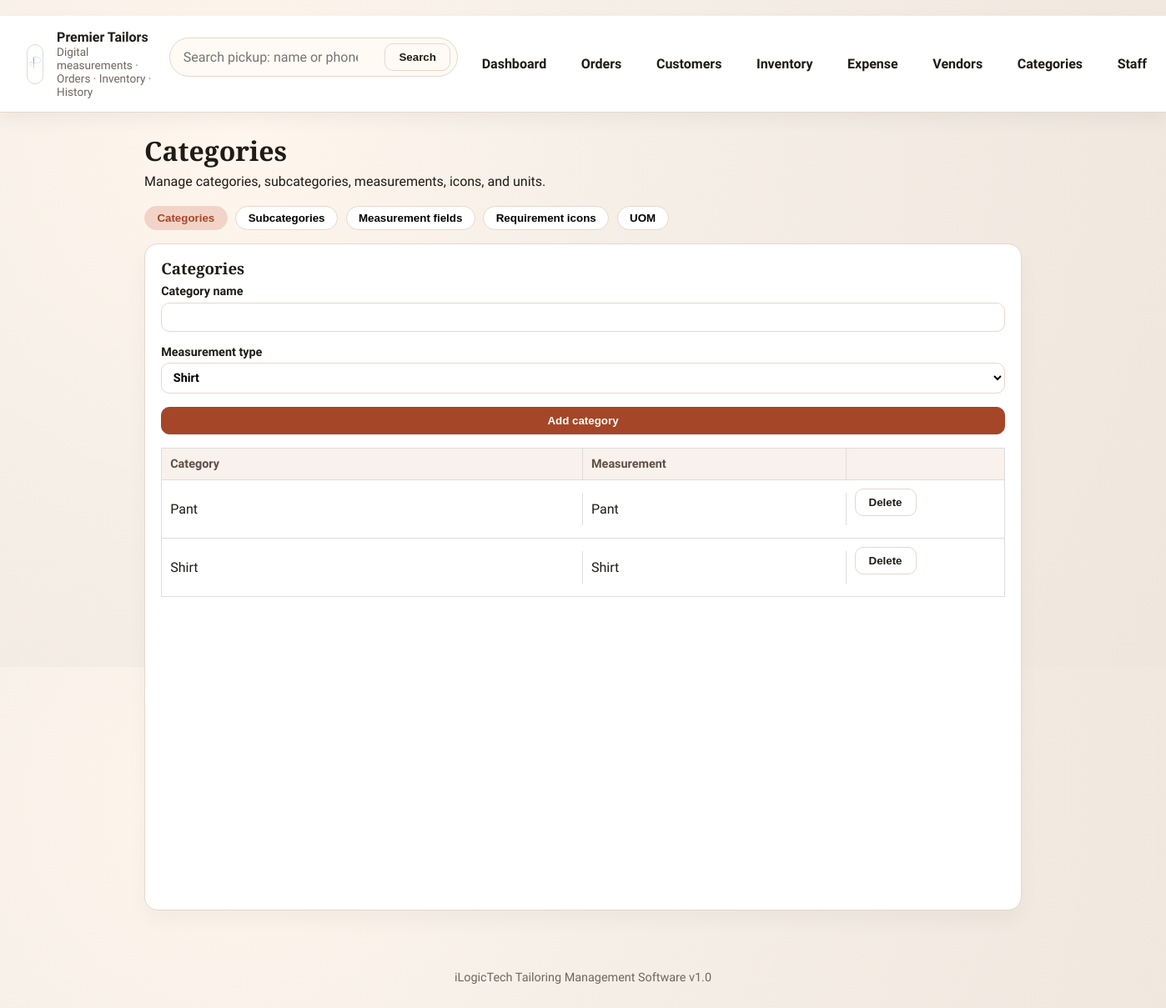
The page /categories on the database its author committed.
### tables this page shows
CREATE TABLE categories (
            id INTEGER PRIMARY KEY AUTOINCREMENT,
            name TEXT NOT NULL UNIQUE,
            measurement_type TEXT NOT NULL
        );

### app.py (the view, shortened to what this page needs)
@app.route("/categories", methods=["GET", "POST"])
def categories():
    conn = get_db()
    categories = conn.execute(
        "SELECT * FROM categories ORDER BY name"
    ).fetchall()
    subcategories = conn.execute(
        """
        SELECT s.*, c.name as category_name
        FROM subcategories s
        JOIN categories c ON c.id = s.category_id
        ORDER BY c.name, s.name
        """
    ).fetchall()
    measurement_fields = conn.execute(
        """
        SELECT f.*, s.name as subcategory_name, c.name as category_name
        FROM measurement_fields f
        JOIN subcategories s ON s.id = f.subcategory_id
        JOIN categories c ON c.id = s.category_id
        ORDER BY c.name, s.name, f.sort_order
        """
    ).fetchall()
    requirement_icons = conn.execute(
        "SELECT * FROM requirement_icons ORDER BY name"
    ).fetchall()
    uoms = conn.execute("SELECT * FROM uoms ORDER BY name").fetchall()
    field_map = {}
    for row in measurement_fields:
        field_map.setdefault(str(row["subcategory_id"]), {})[row["field_key"]] = row[
            "field_label"
        ]
    conn.close()
    return render_template(
        "categories.html",
        categories=categories,
        subcategories=subcategories,
        measurement_fields=measurement_fields,
        measurement_field_map=field_map,
        requirement_icons=requirement_icons,
        uoms=uoms,
    )

### app.py (called while the page is built)
def get_db() -> sqlite3.Connection:
    conn = sqlite3.connect(DB_PATH)
    conn.row_factory = sqlite3.Row
    return conn

@app.before_request
def ensure_db_ready() -> None:
    global _db_ready
    if not _db_ready:
        init_db()
        _db_ready = True

### templates/categories.html (shortened to what this page needs)
﻿{% extends "base.html" %}
{% block content %}
<div class="page-head">
  <div>
    <h1>Categories</h1>
    <p>Manage categories, subcategories, measurements, icons, and units.</p>
  </div>
</div>
<div class="tabs" style="margin-bottom: 1rem;">
  <button type="button" class="tab-btn active" data-tab="cat-tab">Categories</button>
  <button type="button" class="tab-btn" data-tab="sub-tab">Subcategories</button>
  <button type="button" class="tab-btn" data-tab="field-tab">Measurement fields</button>
  <button type="button" class="tab-btn" data-tab="icon-tab">Requirement icons</button>
  <button type="button" class="tab-btn" data-tab="uom-tab">UOM</button>
</div>
<div class="tab-panel active" data-panel="cat-tab">
  <section class="card">
    <h3>Categories</h3>
    <form class="stack" method="post">
      <label>
        Category name
        <input type="text" name="category_name" required />
      </label>
      <label>
        Measurement type
        <select name="measurement_type">
          <option>Shirt</option>
        </select>
      </label>
      <button class="btn primary" type="submit">Add category</button>
    </form>
    <div class="table-wrap" style="--table-cols: 1.6fr 1fr 0.6fr; margin-top: 1rem;">
      <div class="table">
        <div class="table-row table-head">
          <div>Category</div>
          <div>Measurement</div>
          <div></div>
        </div>
        {% for c in categories %}
        <div class="table-row">
          <div>{{ c.name }}</div>
          <div>{{ c.measurement_type }}</div>
          <div>
            <form method="post">
              <button class="btn ghost" type="submit">Delete</button>
            </form>
          </div>
        </div>
        {% else %}
        <div class="table-row">
          <div class="muted" style="grid-column: 1 / -1; text-align:center;">No categories yet</div>
        </div>
        {% endfor %}
      </div>
    </div>
  </section>
</div>
{% endblock %}

### static/style.css (style rules this page uses)
:root { --ink: #1f1b16; --muted: #6f6660; --surface: #f7f2ea; --panel: #ffffff; --accent: #a54628; --accent-soft: #f1d4c7; --line: #e6d7cd; --warning: #d7762a; --font-title: "Playfair Display", "Times New Roman", serif; --font-body: "Source Sans 3", "Segoe UI", sans-serif; }
* { box-sizing: border-box; }
body { margin: 0; font-family: var(--font-body); color: var(--ink); background: radial-gradient(circle at 20% 20%, #fff6ed 0%, #f6efe7 35%, #efe6dd 100%); }
h1, h2, h3 { font-family: var(--font-title); margin: 0 0 0.4rem 0; }
p { margin: 0.2rem 0; }
.card { background: var(--panel); border: 1px solid var(--line); border-radius: 16px; padding: 1rem 1.2rem; box-shadow: 0 12px 24px rgba(0, 0, 0, 0.04); height: 100%; }
.btn { border: 1px solid var(--accent); background: transparent; color: var(--accent); padding: 0.5rem 1rem; border-radius: 10px; font-weight: 600; cursor: pointer; }
.btn.primary { background: var(--accent); color: white; }
.btn.ghost { border-color: var(--line); color: var(--ink); }
.page-head { display: flex; justify-content: space-between; gap: 1rem; align-items: center; margin-bottom: 1rem; }
.stack { display: grid; gap: 1rem; }
.table-wrap { --table-cols: 1fr 1fr 1fr; overflow-x: auto; }
.table { display: grid; gap: 0; border: 1px solid #ddd; border-radius: 0; background: #fff; overflow: hidden; }
.table-row { display: grid; grid-template-columns: var(--table-cols); gap: 0; align-items: center; padding: 0; border-bottom: 1px solid #ddd; }
.table-row.table-head { background: #f9f1eb; font-weight: 600; font-size: 0.9rem; text-transform: none; color: #5f4f47; border-bottom: 1px solid #ddd; }
.table-row:last-child { border-bottom: none; }
.table-row > * { padding: 10px; border-right: 1px solid #ddd; }
.table-row > *:first-child { border-left: none; }
.table-row > *:last-child { border-right: none; }
label { display: grid; gap: 0.3rem; font-weight: 600; font-size: 0.9rem; }
input, select, textarea { border: 1px solid var(--line); border-radius: 10px; padding: 0.5rem 0.6rem; font: inherit; background: #fff; }
.tabs { display: flex; gap: 0.6rem; margin-bottom: 1rem; }
.tab-btn { border: 1px solid var(--line); background: var(--panel); padding: 0.4rem 0.9rem; border-radius: 999px; cursor: pointer; font-weight: 600; }
.tab-btn.active { background: var(--accent-soft); color: var(--accent); border-color: var(--accent-soft); }
.tab-panel { display: none; }
.tab-panel.active { display: block; }

### rows shown on the page
categories: name "Pant", measurement_type "Pant"
categories: name "Shirt", measurement_type "Shirt"
